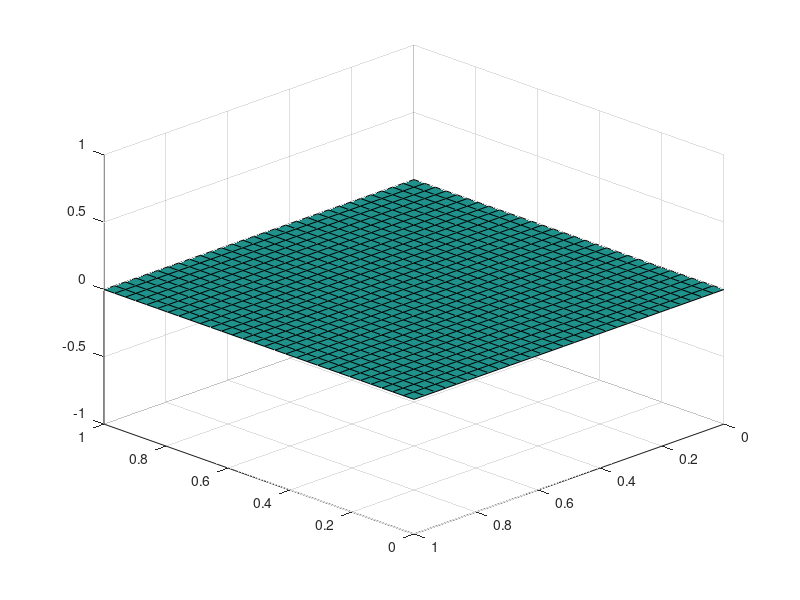

Here is the MATLAB script that generated this plot:
clear all;

%This script attemts to find the solution of the transport equation in two
%dimensions.

tend = 20;
dt = 0.1;
J = 30;

%x in [0,1].
dx = 1/J;
%y in [0,1];
dy = 1/J;
%equal spacing in x and y direction.
mu = dx/dt;

x = linspace(0,1,J);
y = linspace(0,1,J);

%the boundary conditions are zero (of homogeneous diriclet type).
U1 = zeros(J);
U2 = zeros(J);

%the initial solution is u0(x,y) = sin(pi x) sin(pi y).
for i = 1:1:J
    U1(:,i) = sin(pi*x);
    U2(i,:) = sin(pi*y); 
end
U = U1 .* U2; 
UInit = U;

for t = 1:(tend/dt)
    U1 = zeros(J);
    U2 = zeros(J);
    elements = 2:J-1;  
    for i = 1:1:J
        %compute the columns where x is const.
        U1(elements,i) = mu*U(elements+1,i); 
        %compute the columns where y is const.
        U2(i,elements) = mu*U(i,elements+1);
    end
    Unew = (1 - 2*mu) .* U + U1 + U2;
    U = Unew;
    surf(x,y,U); axis([0 1 0 1 -1 1 -1 1]);
    view(180+45,30)
    M(t)= getframe;
end

%movie(M);
%movie2avi(M,'transport2.avi','quality',100)
